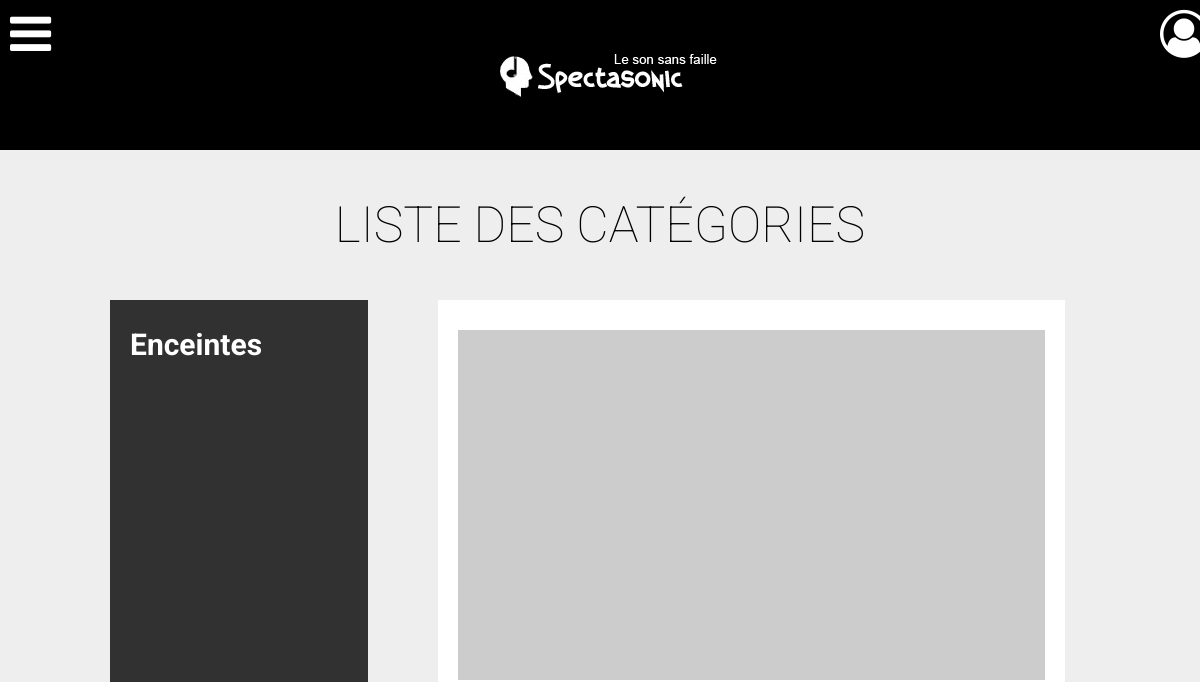
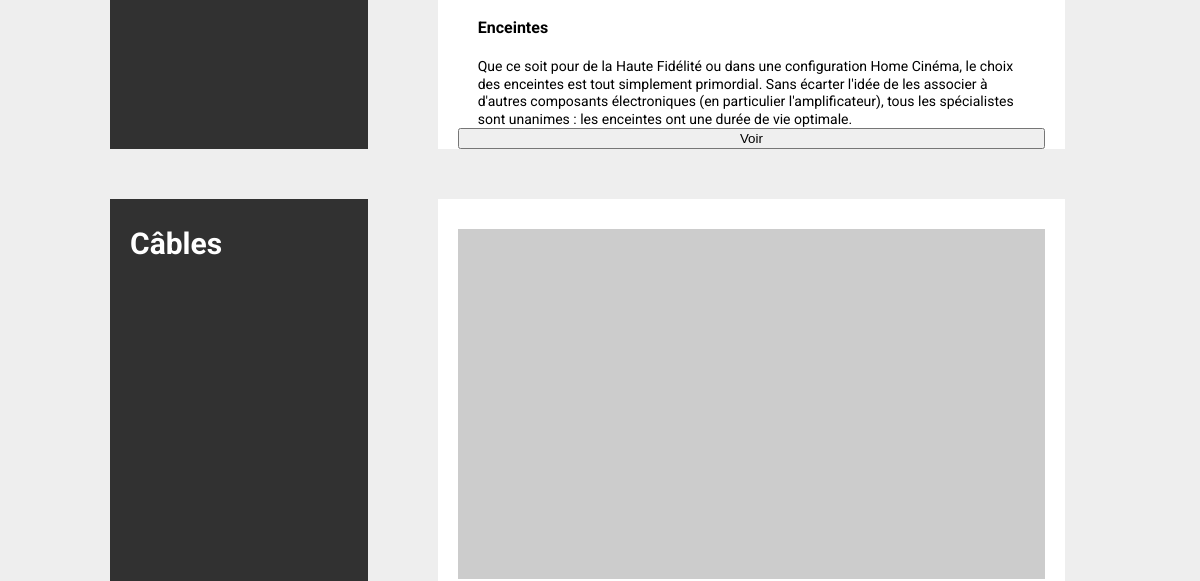
Before: /CategArticle/lstCategs.php (upper part) with the older database file (2 pictures, top to bottom).
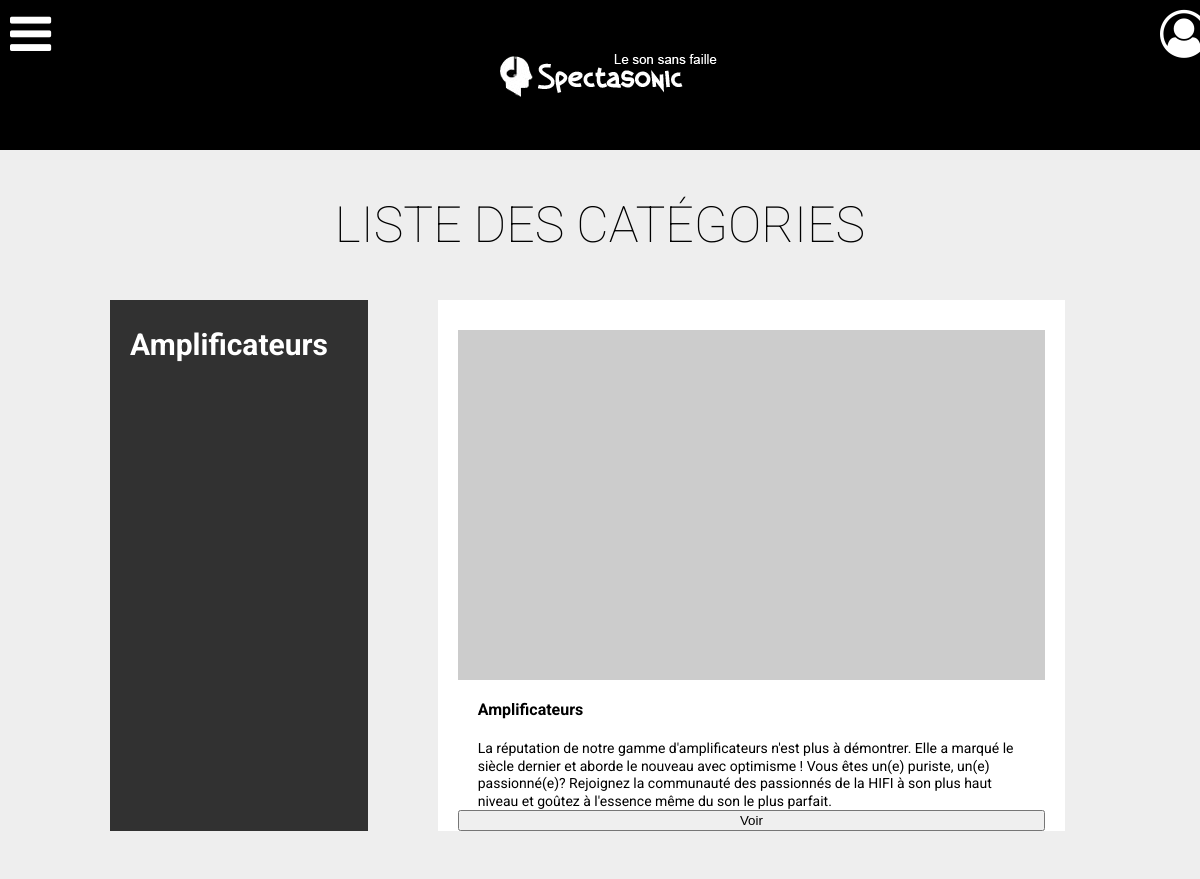
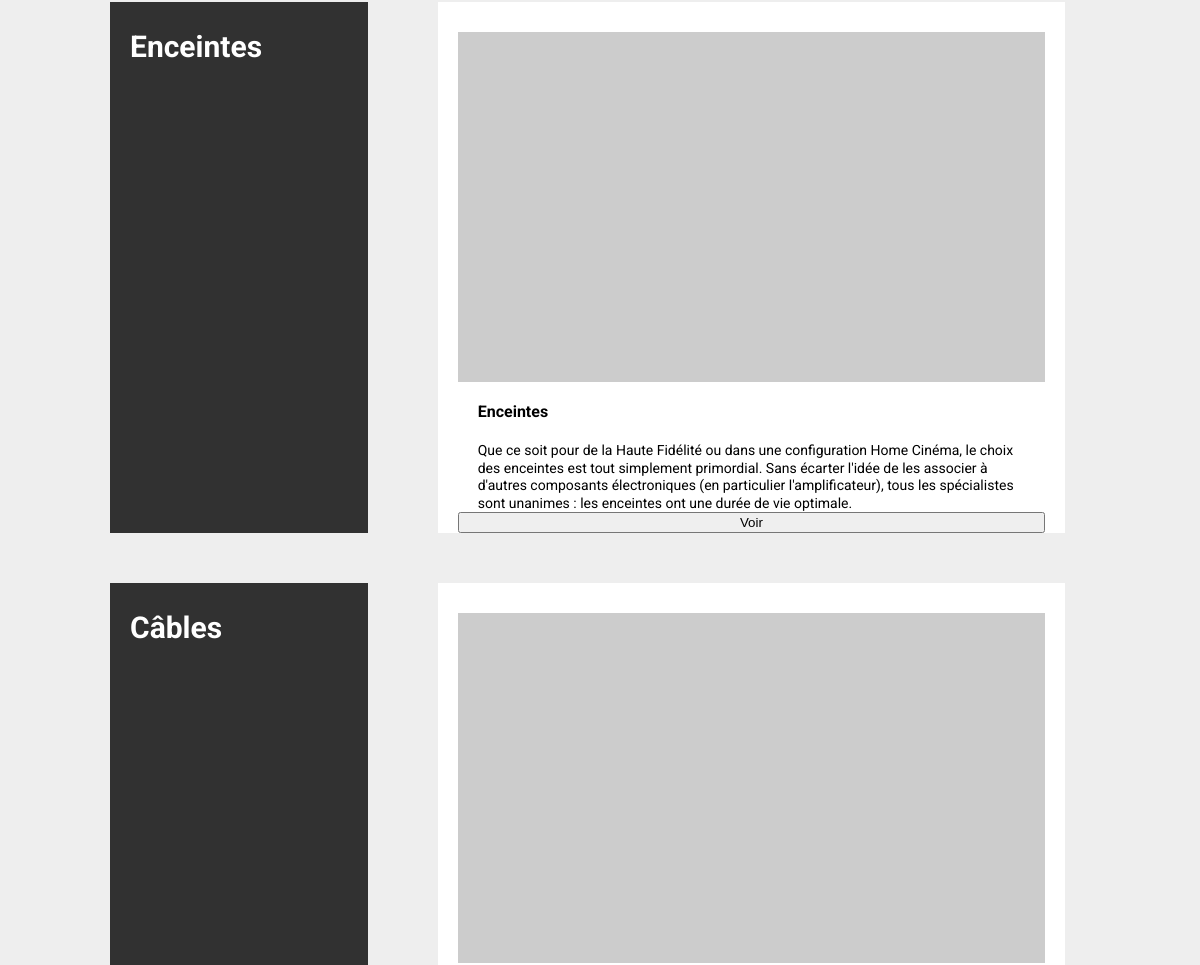
After: the same page with the newer database file (2 pictures, top to bottom).
### tables this page shows
CREATE TABLE IF NOT EXISTS `article_category` (
  `code` INT(11) NOT NULL,
  `name` VARCHAR(50) CHARACTER SET 'utf8' COLLATE 'utf8_unicode_ci' NOT NULL,
  `description` LONGTEXT CHARACTER SET 'utf8' COLLATE 'utf8_unicode_ci' NULL DEFAULT NULL,
  `language_id_language` INT(11) NOT NULL,
  PRIMARY KEY (`code`, `language_id_language`),
  INDEX `fk_article_category_language1_idx` (`language_id_language` ASC),
  CONSTRAINT `fk_article_category_language1`
    FOREIGN KEY (`language_id_language`)
    REFERENCES `language` (`id_language`)
    ON DELETE CASCADE
    ON UPDATE CASCADE);

### Class/Functions.php (called while the page is built, shortened)
<?php
require_once("DbConnection.php");
require_once("ProductCategs.php");
Class Functions{
  private $productCategs;
  function __construct(){
    $this->_DB = new DbConnection();
    $this->productCategs = new ProductCategs($this->_DB);
  }
  function getProductsCategsByLang($language)
  {
    return $this->productCategs->getProductsCategsByLang($language);
  }
}

### Class/ProductCategs.php (called while the page is built, shortened)
<?php
class ProductCategs {
   private $DB;
   function __construct($DB) {
     $this->DB = $DB;
   }
   public function getProductsCategsByLang($idlanguage)
   {
     $sql = "SELECT code, name, description FROM article_category WHERE language_id_language = :idLanguage";
     $array = array(
       ':idLanguage' => $idlanguage);
     $sth = $this->DB->query($sql, $array);
     return $sth->fetchAll(PDO::FETCH_ASSOC);
   }
 }

### Class/DbConnection.php (called while the page is built, shortened)
<?php
class DbConnection {
    private $dsn = 'mysql:dbname=pepsi2;host=localhost';
    private  $user = 'admin';
    private  $password = '1234';
    private $dbh = false;
    public function dbConect(){
      if ( ! $this->dbh ){
        try {
          $this->dbh = new PDO($this->dsn, $this->user, $this->password, array(PDO::ATTR_ERRMODE => PDO::ERRMODE_WARNING));
          $this->dbh->exec('SET NAMES UTF8');
        } catch (PDOException $e) {
          die('Connexion échouée : ' . $e->getMessage());
        }
      }
    }
    public function query($stat, $arg = false)
    {
      try {
        if ($arg) {
            $req = $this->dbh->prepare($stat);
            $req->execute($arg);
        } else {
            $req = $this->dbh->query($stat);
        }
        if(strtoupper(explode(" ", $stat)[0]) == "INSERT"){
          return $this->dbh->lastInsertId();
        }
        elseif(strtoupper(explode(" ", $stat)[0]) == "UPDATE" || strtoupper(explode(" ", $stat)[0]) == "DELETE") {
          return $req->rowCount();
        }
        else
        {
          return $req;
        }
      } catch (PDOException $e) {
        die('Problème rencontré lors de l execution de la requete : ' . $e->getMessage());
      }
    }
}

### CategArticle/lstCategs.php (the view, shortened to what this page needs)
<?php
include '../header.php';
include "../Class/Functions.php";
$lstFunctions = new Functions();
?>
<div class="wrap">
<h1 class="wow fadeIn">Liste des catégories</h1>
<?php foreach ($lstFunctions->getProductsCategsByLang('1') as $categ) { ?>
  <section class="catalogue_products wow fadeInUp">
      <article class="catalogue_products_title">
          <h2><?php echo $categ['name']; ?></h2>
      </article>
      <div class="catalogue_products_wrap">
      <article class="article_products_display">
          <a href="showCateg.php?categ=<?php echo $categ['code']; ?>" class="article_img_link"><img src="http://lorempixel.com/output/city-q-c-250-175-4.jpg" /></a>
          <div class="article_products_display_details">
              <p class="article_products_display_details_title"><?php echo $categ['name']; ?></p>
              <p><?php echo $categ['description']; ?></p>
              <a href="showCateg.php?categ=<?php echo $categ['code']; ?>"><button>Voir</button></a>
          </div>
      </article>
      </div>
  </section>
<?php } ?>
</div>
<?php
include '../footer.php';
?>

### header.php (shortened to what this page needs)
<!doctype html>
<?php session_start();
$positionInProject = "";
if(file_exists('../BDD.sql')){ $positionInProject = "../"; } elseif(file_exists('../../BDD.sql')) {$positionInProject = "../../";}?>
<html lang="fr">
<head>
    <?php echo "<link rel=\"stylesheet\" href=\"".$positionInProject."css/style.css\">";?>
    <link rel="stylesheet" href="https://cdnjs.cloudflare.com/ajax/libs/skeleton/2.0.4/skeleton.min.css">
    <link rel="stylesheet" href="https://cdnjs.cloudflare.com/ajax/libs/animate.css/3.5.2/animate.min.css">
    <link rel="stylesheet" href="https://cdnjs.cloudflare.com/ajax/libs/font-awesome/4.7.0/css/font-awesome.min.css">
</head>
<body id="top">
  <header class="wow fadeInDown">
     <?php echo "<a href=\"".$positionInProject."index.php\" class=\"logo\"><img src=\"".$positionInProject."img/logo.png\"/></a>";?>
    <nav class="horizontal">
        <a href="javascript:void(0);" class="js-modal-close_login" id="open_menu"><i class="fa fa-bars"></i></a>
        <a href="javascript:void(0);" class="js-modal-close_login" id="open_login"><i class="fa fa-user-circle-o" aria-hidden="true"></i></a>
    </nav>
  </header>

### footer.php (shortened to what this page needs)
</body>
</html>

### css/style.css (style rules this page uses)
html,body,div,span,applet,object,iframe,h1,h2,h3,h4,h5,h6,p,blockquote,pre,a,abbr,acronym,address,big,cite,code,del,dfn,em,img,ins,kbd,q,s,samp,small,strike,strong,sub,sup,tt,var,b,u,i,center,dl,dt,dd,ol,ul,li,fieldset,form,label,legend,table,caption,tbody,tfoot,thead,tr,th,td,article,aside,canvas,details,embed,figure,figcaption,footer,header,hgroup,menu,nav,output,ruby,section,summary,time,mark,audio,video { margin:0;padding:0;border:0;font-size:100%;font:inherit;vertical-align:baseline }
article,aside,details,figcaption,figure,footer,header,hgroup,menu,nav,section { display:block }
body { line-height:1 }
body { font-family:'Roboto',sans-serif;background:#eee }
a { text-decoration:none }
header { width:100%;height:150px;background:#000;margin-bottom:50px;position:relative }
header .logo { width:250px;height:50px;position:absolute;left:0;right:0;top:50px;margin:auto;z-index:999 }
nav { width:100vw;background:#000;height:50px;position:fixed;top:0 }
#open_menu { color:#fff;position:fixed;top:10px;left:10px;transition:all .25s ease-in-out;height:30px;width:30px }
#open_login { color:#fff;position:fixed;top:10px;right:10px;transition:all .25s ease-in-out;height:30px;width:30px }
.js-modal-close_menu,.js-modal-close_login { position:absolute;bottom:20px;right:30px;text-decoration:none;color:#fff;transition:all .25s ease-in-out }
.js-modal-close_menu i,.js-modal-close_login i { font-size:3rem }
.wrap { max-width:1220px;height:100%;margin:0 auto }
h1 { font-size:50px;font-weight:100;color:#000;text-align:center;text-transform:uppercase }
.catalogue_products { width:100%;max-width:980px;height:auto;margin:50px auto;display:flex }
.catalogue_products .catalogue_products_title { width:250px;height:auto;padding-top:30px;padding-left:20px;background:#313131;margin-right:70px }
.catalogue_products .catalogue_products_title h2 { font-size:30px;font-weight:700;color:#fff;margin-bottom:30px;max-width:90% }
.catalogue_products .catalogue_products_wrap { display:flex;flex-wrap:wrap;align-content:flex-start;width:70% }
.catalogue_products .article_products_display { width:100%;height:auto;margin-right:25px;padding-top:30px;padding-left:20px;padding-right:20px;background:#fff }
.catalogue_products .article_products_display .article_img_link { width:100%;height:350px;display:block;overflow:hidden }
.catalogue_products .article_products_display .article_img_link img { -webkit-transition:all .25s ease-in-out;transition:all .25s ease-in-out;width:100%;height:100% }
.catalogue_products .article_products_display p { font-size:14px;color:#000 }
.catalogue_products .article_products_display .article_products_display_details { width:100%;height:auto;background:#fff }
.catalogue_products .article_products_display .article_products_display_details .article_products_display_details_title { font-weight:700;font-size:16px;margin-bottom:0 }
.catalogue_products .article_products_display .article_products_display_details p { padding:20px 20px 0 20px;line-height:1.25em }
.catalogue_products .article_products_display .article_products_display_details button { width:100% }

Changed rows visible on the page:
added article_category: name "Amplificateurs", description "La réputation de notre gamme d'amplificateurs n'est plus à démontrer. Elle a marqué le siècle dernier et aborde le nouveau avec optimisme ! Vous êtes un(e) puriste, un(e) passionné(e)? Rejoignez la communauté des passionnés de la HIFI à son plus haut niveau et goûtez à l'essence même du son le plus parfait."
